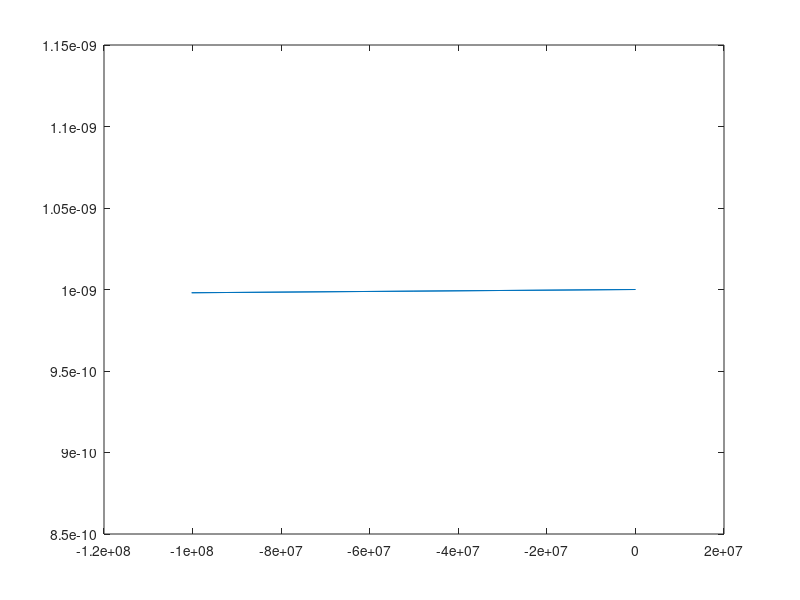

Source code (MATLAB):
%% Non-linear analysis of a straight bar
clc                                     %Clears command window
clear all                               %Clears workspace

%% Geometry and material properties
L = 1;                                  %Length of bar
E = 100E09;                             %Young's Modulus
nu = 0.25;
A = 0.0002;                             %Area of Cross section
t = 0.1;                                %Thickness
P = 100;                                %concentrated load
q0 = 0;                                 %uniform load

%% Meshing
ne = 1;                                 %Number of elements
nne = 2;                                %Number of nodes per element
nn = ne+1;                              %Number of nodes
dofn = 1;                               %Degrees of freedom per node
dofe = dofn*nne;                        %Degrees of freedom per element
tdof = dofn*nn;                         %Total degrees of freedom
le = L/ne;                              %length of each element
CONN = zeros(ne, dofe);                 %Initializing connectivity matrix
for ii=1:ne
    %CONN(ii,:) = ii:ii+1;
    CONN(ii,:) = (dofe-1)*(ii-1)+1: dofe + (dofe-1)*(ii-1);
end

%% Initial guess for loop
delu = [0;0];
sumsq1 = 0;
sumsq2 = 0;
displacement = zeros(11,1);
DELF = zeros(11,1);
z=0;

for UI = 0:0.0005:0.005
    conv=10;
    ui=[0;UI];
    while conv>0.001
        KG = zeros(tdof);                                               %Initializing global stiffness matrix
        FG = zeros(tdof,1);                                             %Initializing global load matrix   
        KTG = zeros(tdof);                                              %Inititalizing tangent matrix\
            
        D=E;
            
        GP=[-0.8611 -0.3399 0.3399 0.8611];
        W=[0.3478 0.652 0.652 0.3478];
            
        p = size(GP,1);
        q = size(GP,1);
            
        for i = 1:ne
            Ke = zeros(dofe);
            Kt = zeros(dofe);
            Fe = zeros(dofe,1);
            Kg = zeros(dofe);
            
            phi_z = 1/2*[-1,1];
            Bl = 2/le*phi_z;
            Bnl = (ui)'*4/le^2*phi_z'*phi_z;
                    
            Kle = (Bl')*D*Bl;
            Knle1 = (Bnl')*D*Bl;
            Knle2 = (Bl')*D*Bnl;
            Knle3 = (Bnl')*D*Bnl;
    
            Nxx = E*(Bl+Bnl/2)*(ui)*le;
            
            Kg = phi_z'*4*Nxx/le^2*phi_z*A +Kg;
            
            Ke = Kle+Knle1+Knle2+Knle3;
            Kt = Kle+Knle1+Knle2+Knle3;%+Kg;
            
            
            for j = 1:dofe
                for k = 1:dofe
                    KG(CONN(i,j), CONN(i,k)) = KG(CONN(i,j), CONN(i,k)) + Ke(j,k);
                    KTG(CONN(i,j), CONN(i,k)) = KTG(CONN(i,j), CONN(i,k)) + Kt(j,k);
                end
                    %FGU(CONN(i,j),1) = FGU(CONN(i,j),1) + FE(j,1);
            end
        end
    
        %% Preaparing solving matrices and applying boundary conditions
        KGR = KG;
        FGR = FG;
        UGR = zeros(tdof,1);
        KG(1,:) = [];
        KG(:,1) = [];
        FG(2,1) = P;
        FG(1,:) = [];
        KTG(1,:) = [];
        KTG(:,1) = [];
    
    
        %% Netwon-Raphson
        DelF = FG-KG*ui(2);
        delu(2) = KTG\DelF;
        ui = ui+delu;
    
        sumsq1 = sumsq1+delu(2)^2;
        sumsq1 = sumsq1+ui(2)^2;
    
        conv = norm(delu);
    
    end
    %disp('next displacement step');
    z=z+1;
    displacement(z) = ui(2);
    DELF(z)=DelF;
end

F=[100,100,100,100,100,100,100,100,100,100,100];

plot(DELF,displacement)

disp('The displacement at the tip is')
disp(displacement(11))
disp('The strain at the tip is')
disp(100/0.0002/E)
disp('The stress at the tip is')
disp(100/0.0002)




